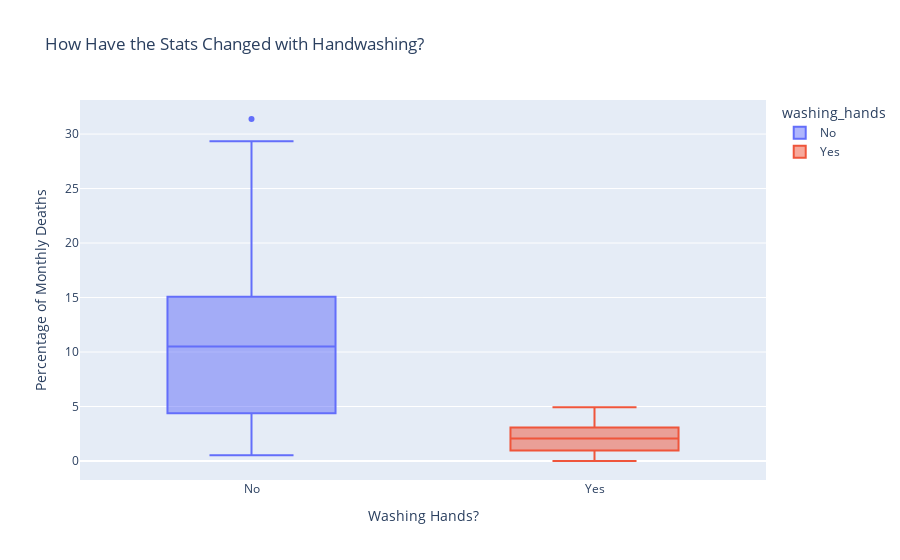

Write notebook code for a chart like this one.
### Code cell
box_plot = px.box(df_monthly, x="washing_hands", 
                  y="pct_deaths", 
                  color='washing_hands', 
                  title='How Have the Stats Changed with Handwashing?')
 
box_plot.update_layout(xaxis_title='Washing Hands?',
                  yaxis_title='Percentage of Monthly Deaths')

box_plot.show()

### Figure 1 — Plotly figure (JSON) as saved in the notebook; plotly's stock layout.template omitted (floating-point values rounded to 4 significant figures)
{"data": [{"alignmentgroup": "True", "hovertemplate": "washing_hands=%{x}<br>pct_deaths=%{y}<extra></extra>", "legendgroup": "No", "marker": {"color": "#636efa"}, "name": "No", "notched": false, "offsetgroup": "No", "orientation": "v", "showlegend": true, "type": "box", "x": ["No", "No", "No", "No", "No", "No", "No", "No", "No", "No", "No", "No", "No", "No", "No", "No", "No", "No", "No", "No", "No", "No", "No", "No", "No", "No", "No", "No", "No", "No", "No", "No", "No", "No", "No", "No", "No", "No", "No", "No", "No", "No", "No", "No", "No", "No", "No", "No", "No", "No", "No", "No", "No", "No", "No", "No", "No", "No", "No", "No", "No", "No", "No", "No", "No", "No", "No", "No", "No", "No", "No", "No", "No", "No", "No", "No"], "x0": " ", "xaxis": "x", "y": [14.57, 7.531, 4.332, 1.569, 0.7843, 5, 8.421, 1.351, 1.878, 11.02, 22.55, 20.85, 12.22, 10.23, 10.74, 3.226, 6.593, 20.78, 25.46, 18.39, 29.34, 22.97, 31.38, 19.12, 15.97, 12.41, 11.93, 6.098, 4.082, 0.5236, 1.554, 2.262, 17.6, 7.143, 8.051, 15.16, 11.28, 17.03, 17.31, 5.833, 2.679, 4.369, 6.32, 1.224, 3.226, 11.02, 10.55, 7.591, 4.745, 4.452, 4.231, 4.392, 7.143, 6.122, 3.586, 10.55, 14.84, 10.94, 10.49, 13.39, 18.09, 15.43, 18.97, 13.44, 10.15, 13.1, 18.06, 14.39, 14.96, 10.77, 5.369, 3.215, 1.923, 3.607, 18.27, 12.24], "y0": " ", "yaxis": "y"}, {"alignmentgroup": "True", "hovertemplate": "washing_hands=%{x}<br>pct_deaths=%{y}<extra></extra>", "legendgroup": "Yes", "marker": {"color": "#EF553B"}, "name": "Yes", "notched": false, "offsetgroup": "Yes", "orientation": "v", "showlegend": true, "type": "box", "x": ["Yes", "Yes", "Yes", "Yes", "Yes", "Yes", "Yes", "Yes", "Yes", "Yes", "Yes", "Yes", "Yes", "Yes", "Yes", "Yes", "Yes", "Yes", "Yes", "Yes", "Yes", "Yes"], "x0": " ", "xaxis": "x", "y": [2.239, 1.2, 1.894, 4.58, 3.957, 4.472, 2.93, 3.534, 0.6873, 0, 0.6557, 0.9585, 1.136, 0.3717, 0, 0.9615, 2.341, 2.903, 1.34, 2.233, 3.085, 4.926], "y0": " ", "yaxis": "y"}], "layout": {"boxmode": "overlay", "legend": {"title": {"text": "washing_hands"}, "tracegroupgap": 0}, "title": {"text": "How Have the Stats Changed with Handwashing?"}, "xaxis": {"anchor": "y", "categoryarray": ["No", "Yes"], "categoryorder": "array", "domain": [0, 1], "title": {"text": "Washing Hands?"}}, "yaxis": {"anchor": "x", "domain": [0, 1], "title": {"text": "Percentage of Monthly Deaths"}}}}
